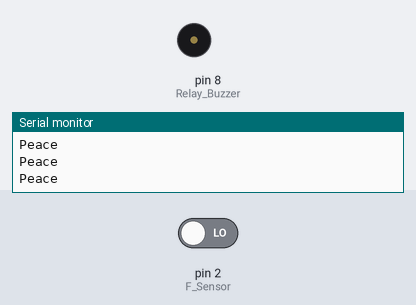
The sketch below on a simulated Arduino Uno, built with avr-gcc and run on an emulated ATmega328P. Shown: buzzer (waves = sounding, pin HIGH), the last lines printed to the serial monitor. The inputs (shaded band) are chosen by the test bench; at power-on: pin 2 (F_Sensor) LOW.

Above: at 2.8 s.
2.9 s: pin 2 (F_Sensor) driven HIGH
At 4.2 s:
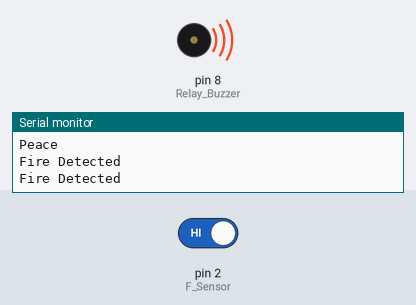
4.5 s: pin 2 (F_Sensor) driven LOW
At 5.8 s:
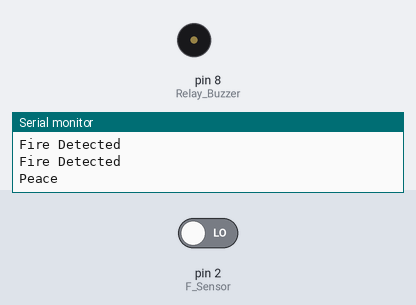
Timing chart, 0 to 7.5 s (numbered marks = the images above; inputs shaded):
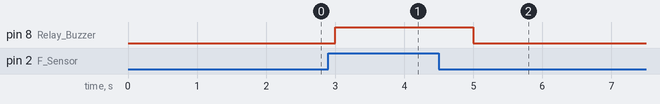

Measured:
- after the input at 2.9 s, pin 8 (Relay_Buzzer): LOW → HIGH after 0.10 s
- after the input at 4.5 s, pin 8 (Relay_Buzzer): HIGH → LOW after 0.50 s

The sketch:

FLAME.ino
```cpp
/*
 INSTITUTO FEDERAL DE GOIAS - IFG CAMPUS GOIANIA
 FUNÇÃO: sensor que detecta a presença de chama, além de ser um sensor infravermelho.
 ESTAGIARIOS: RHAMON LUCAS V. COSTA e ISABELA R. DE OLIVEIRA
 DATA: 31/10/2022
 https://www.electroniclinic.com/flame-sensor-arduino-fire-sensor-arduino-circuit-diagram-programming/
 */

#define F_Sensor 2 // connect DO pin of the flame sensor with the Arduino's digital pin 2
#define Relay_Buzzer 8 // A relay module is connected with the Arduino's pin number 8


void setup() {

  Serial.begin(9600); // Baud Rate
  Serial.println("Flame Sensor Project by Electronic Clinic");
  pinMode(F_Sensor, INPUT);//define F_Sensor input pin
  pinMode(Relay_Buzzer, OUTPUT);//define Relay_Buzzer output pin

}

void loop() {


  int fire = digitalRead(F_Sensor);// read F_Sensor sensor


  if( fire == HIGH)
  {
    digitalWrite(Relay_Buzzer,HIGH);// set the buzzer ON
    Serial.println("Fire Detected");
  }
  else
  {
    digitalWrite(Relay_Buzzer,LOW); // Set the buzzer OFF
    Serial.println("Peace");
  }

  delay(1000);
}
```
